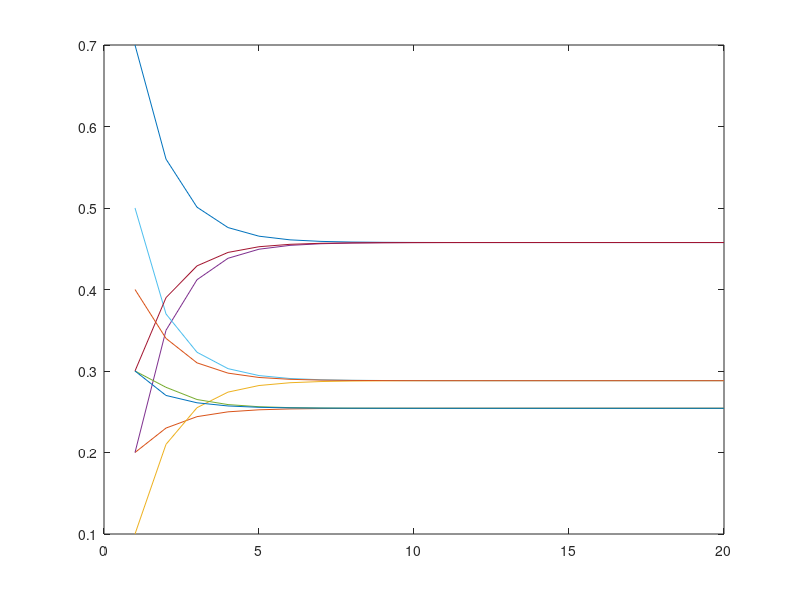
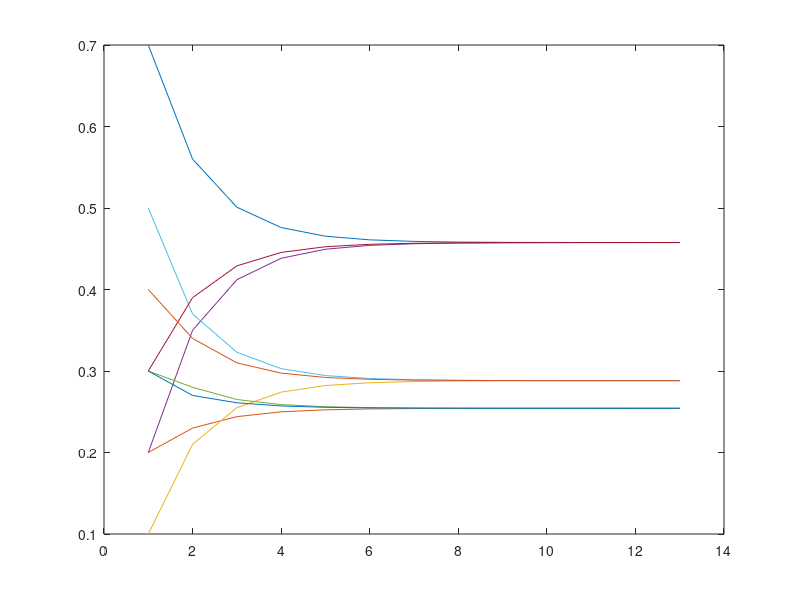

These charts were generated, in order, by the following MATLAB code:
%%Ex5
close;
clear all;
clc;

%% (a)

%     sol   nuv   chuva
T = [ 0.7   0.2   0.3; ...
      0.2   0.3   0.3; ...
      0.1   0.5   0.4];
      
%% (b)
I_0 = [1; 0; 0];

day2_weather = T^2 * I_0;

fprintf('(b) Probability of rain on day 2: %f\n', day2_weather(3));

%% (c)
n = 20;
T_power = T;

value_evo = zeros(9, n);
value_evo(:,1) = T_power(:);

for i=2:n
    T_power = T_power * T;
    value_evo(:,i) = T_power(:);
endfor

figure;
plot(value_evo')

%% (d)

T_power = T;
prev_T = zeros(3,3);

value_evo = zeros(9, 1);
value_evo(:,1) = T_power(:);

threshold = 10^(-4);
value_evo(:,1) = T_power(:);

for i=2:n
    
    if (sum(sum(abs(T_power - prev_T))) <= threshold) 
        break;
    end
    
    prev_T = T_power;
    T_power = T_power * T;
    value_evo(:,i) = T_power(:);
end

figure;
plot(value_evo')


fprintf('(d) Number of iterations until diference is less than or equal to 10^(-4): %d\n', size(value_evo, 2));